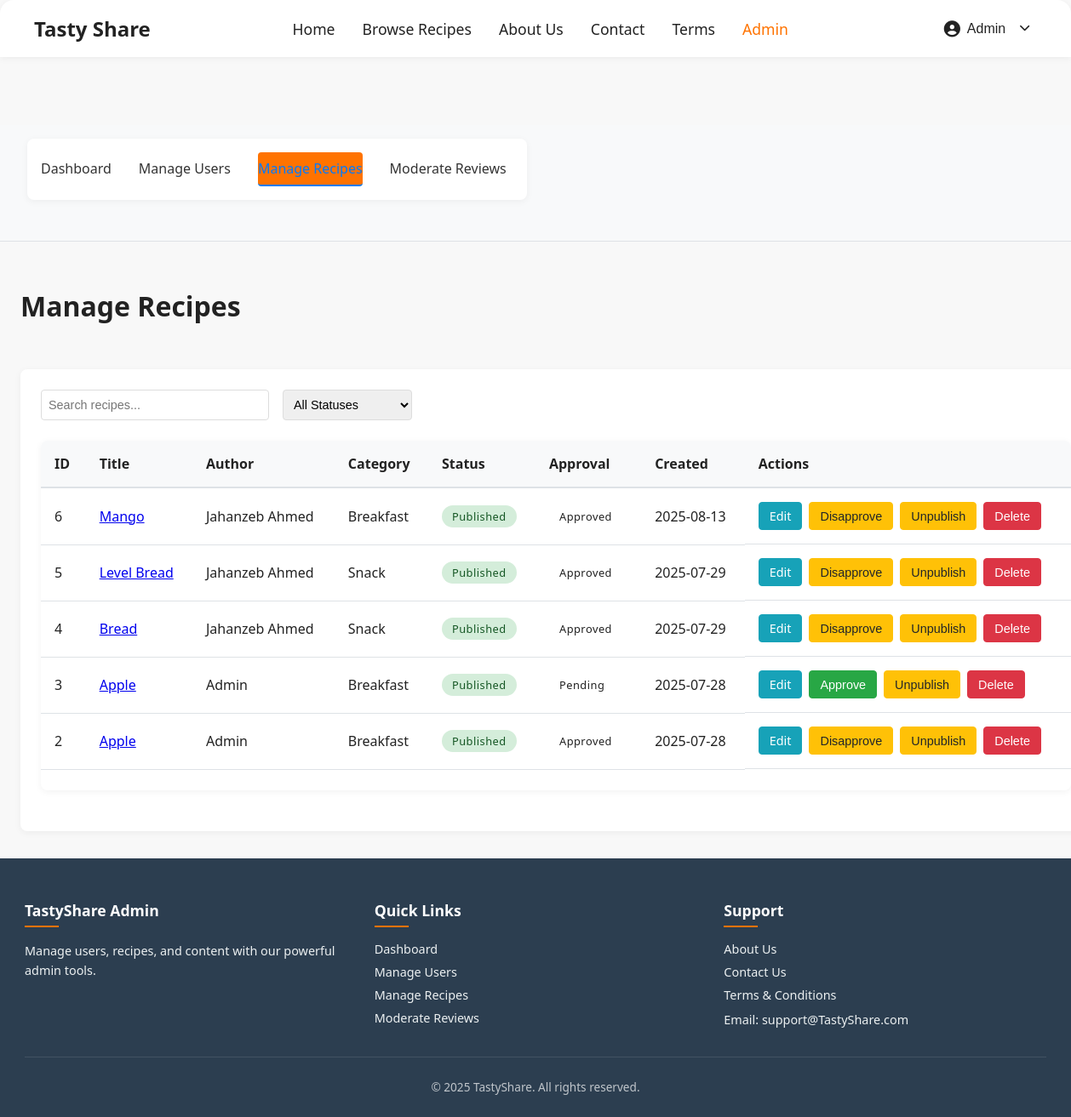
Page /admin/recipes (signed in) on the committed database.
### models.py (models this page shows)
class User(db.Model):
    id = db.Column(db.Integer, primary_key=True)
    email = db.Column(db.String(120), unique=True, nullable=False)
    password = db.Column(db.String(200), nullable=False)
    role = db.Column(db.String(10), default='User')
    name = db.Column(db.String(100))
    blocked = db.Column(db.Boolean, default=False)

class Recipe(db.Model):
    id = db.Column(db.Integer, primary_key=True)
    title = db.Column(db.String(200), nullable=False)
    description = db.Column(db.Text, nullable=False)
    ingredients = db.Column(db.Text, nullable=False)
    steps = db.Column(db.Text, nullable=False)
    category = db.Column(db.String(50))
    cooking_time = db.Column(db.Integer)
    servings = db.Column(db.Integer)
    difficulty = db.Column(db.String(20))
    image_url = db.Column(db.String(300))
    user_id = db.Column(db.Integer, db.ForeignKey('user.id'))
    user = db.relationship('User', backref='recipes')
    approved = db.Column(db.Boolean, default=False)
    dietary_preference = db.Column(db.String(20))
    popularity = db.Column(db.Integer, default=0)
    created_at = db.Column(db.DateTime, default=datetime.utcnow)
    is_published = db.Column(db.Boolean, default=True)
    is_reported = db.Column(db.Boolean, default=False)

### app.py (the view)
@app.route('/admin/recipes')
@admin_required
def admin_recipes():
    status = request.args.get('status', 'all')
    query = Recipe.query.options(db.joinedload(Recipe.user))
    if status == 'published':
        query = query.filter(Recipe.is_published == True)
    elif status == 'draft':
        query = query.filter(Recipe.is_published == False)
    elif status == 'reported':
        query = query.filter(Recipe.is_reported == True)
    recipes = query.order_by(Recipe.created_at.desc()).all()
    return render_template('admin_recipes.html', recipes=recipes, now=datetime.utcnow())

### app.py (called while the page is built, shortened)
@app.context_processor
def inject_user():
    from flask_jwt_extended import get_jwt_identity
    from datetime import datetime
    context = {
        'logged_in': False,
        'user_name': None,
        'csrf_token': generate_csrf,
        'now': datetime.utcnow(),
        'current_user': None
    }
    if 'user_id' in session:
        user = User.query.get(session['user_id'])
        if user:
            user.is_authenticated = True
            context.update({
                'logged_in': True,
                'user_name': user.name,
                'current_user': user
            })
    return context

### templates/admin_recipes.html (shortened to what this page needs)
{% extends "admin_base.html" %}
{% block admin_content %}
<div class="admin-header">
    <h1>Manage Recipes</h1>
</div>
    <div class="admin-section">
        <div class="admin-filters">
            <input type="text" id="searchInput" placeholder="Search recipes..." class="form-control">
            <select id="statusFilter" class="form-control">
                <option value="all">All Statuses</option>
            </select>
        </div>
        <div class="table-responsive">
            <table class="admin-table">
                <thead>
                    <tr>
                        <th>ID</th>
                        <th>Title</th>
                        <th>Author</th>
                        <th>Category</th>
                        <th>Status</th>
                        <th>Approval</th>
                        <th>Created</th>
                        <th>Actions</th>
                    </tr>
                </thead>
                <tbody>
                    {% for recipe in recipes %}
                    <tr data-status="{{ 'published' if recipe.is_published else 'draft' }}"
                        data-approval="{{ 'approved' if recipe.approved else 'pending' }}"
                        data-title="{{ recipe.title|lower }}">
                        <td>{{ recipe.id }}</td>
                        <td>
                            <a href="{{ url_for('recipe_detail', recipe_id=recipe.id) }}" target="_blank">
                                {{ recipe.title }}
                            </a>
                        </td>
                        <td>{{ recipe.user.name if recipe.user else 'Unknown' }}</td>
                        <td>{{ recipe.category if recipe.category else 'Uncategorized' }}</td>
                        <td>
                            {% if recipe.is_reported %}
                                <span class="status-badge status-reported">Reported</span>
                            {% elif recipe.is_published %}
                                <span class="status-badge status-published">Published</span>
                            {% else %}
                                <span class="status-badge status-draft">Draft</span>
                            {% endif %}
                        </td>
                        <td>
                            {% if recipe.approved %}
                                <span class="status-badge status-approved">Approved</span>
                            {% else %}
                                <span class="status-badge status-pending">Pending</span>
                            {% endif %}
                        </td>
                        <td>{{ recipe.created_at.strftime('%Y-%m-%d') }}</td>
                        <td class="actions">
                            <a href="{{ url_for('edit_recipe', recipe_id=recipe.id) }}" class="btn btn-edit">
                                Edit
                            </a>
                            {% if recipe.approved %}
                                <button onclick="updateApprovalStatus('{{ recipe.id }}', false)" class="btn btn-warning">
                                    Disapprove
                                </button>
                            {% else %}
                                <button onclick="updateApprovalStatus('{{ recipe.id }}', true)" class="btn btn-success">
                                    Approve
                                </button>
                            {% endif %}
                            {% if recipe.is_published %}
                                <button onclick="updateRecipeStatus('{{ recipe.id }}', false)" class="btn btn-warning">
                                    Unpublish
                                </button>
                            {% else %}
                                <button onclick="updateRecipeStatus('{{ recipe.id }}', true)" class="btn btn-success">
                                    Publish
                                </button>
                            {% endif %}
                            <button onclick="deleteRecipe('{{ recipe.id }}')" class="btn btn-delete">
                                Delete
                            </button>
                        </td>
                    </tr>
                    {% else %}
                    <tr>
                        <td colspan="8" style="text-align: center;">No recipes found</td>
                    </tr>
                    {% endfor %}
                </tbody>
            </table>
        </div>
    </div>
{% endblock %}

### templates/base.html (shortened to what this page needs)
<!DOCTYPE html>
<html lang="en">
<head>
    <link rel="stylesheet" href="/static/style.css">
    <link rel="stylesheet" href="https://cdnjs.cloudflare.com/ajax/libs/font-awesome/6.4.0/css/all.min.css">
    {% block extra_css %}{% endblock %}
</head>
<body>
    <header class="navbar">
        <div class="logo">
            <a href="{{ url_for('home') }}" style="text-decoration: none; color: inherit;">
                <span>Tasty Share</span>
            </a>
        </div>
        <nav>
            <a href="{{ url_for('home') }}" {% if request.endpoint == 'home' %}class="active"{% endif %}>Home</a>
            <a href="{{ url_for('recipes') }}" {% if request.endpoint == 'recipes' %}class="active"{% endif %}>Browse Recipes</a>
            <a href="{{ url_for('about') }}" {% if request.endpoint == 'about' %}class="active"{% endif %}>About Us</a>
            <a href="{{ url_for('contact') }}" {% if request.endpoint == 'contact' %}class="active"{% endif %}>Contact</a>
            <a href="{{ url_for('terms') }}" {% if request.endpoint == 'terms' %}class="active"{% endif %}>Terms</a>
            {% if current_user.is_authenticated and current_user.role == 'Admin' %}
            <a href="{{ url_for('admin_dashboard') }}" {% if request.path.startswith('/admin') %}class="active"{% endif %}>Admin</a>
            {% endif %}
        </nav>
        {% if current_user.is_authenticated %}
        <div class="user-menu">
            <button class="user-menu-btn" onclick="toggleDropdown()">
                <i class="fas fa-user-circle"></i>
                <a href="{{ url_for('profile') }}" style="color: inherit; text-decoration: none;">
                    <span>{{ current_user.name or 'My Account' }}</span>
                </a>
                <i class="fas fa-chevron-down" style="font-size: 0.8rem; margin-left: 0.5rem;"></i>
            </button>
        </div>
        {% else %}
        <a href="{{ url_for('login') }}" class="login-btn">
            <i class="fas fa-sign-in-alt"></i> Login
        </a>
        {% endif %}
    </header>
    <main class="container">
        {% block content %}{% endblock %}
    </main>
    {% block footer %}{% endblock %}
</body>
</html>

### static/style.css (style rules this page uses)
body { font-family: 'Segoe UI', Arial, sans-serif; margin: 0; padding: 0; background: #f8f8f8; color: #222; }
.navbar { display: flex; align-items: center; justify-content: space-between; background: #fff; padding: 1rem 2rem; box-shadow: 0 2px 8px rgba(0, 0, 0, 0.05); border-radius: 16px 16px 0 0; }
.logo { display: flex; align-items: center; font-size: 1.5rem; font-weight: bold; color: #222; gap: 0.5rem; }
.navbar nav { display: flex; gap: 2rem; }
.navbar nav a { text-decoration: none; color: #222; font-weight: 500; font-size: 1.1rem; transition: color 0.2s; }
.navbar nav a.active, .navbar nav a:hover { color: #ff7300; }
.user-menu { position: relative; display: inline-block; }
.user-menu-btn { display: flex; align-items: center; gap: 0.5rem; background: none; border: none; color: #222; font-size: 1rem; font-weight: 500; cursor: pointer; padding: 0.5rem 1rem; border-radius: 6px; transition: background-color 0.2s; }
.user-menu-btn i { font-size: 1.2rem; }
.btn { display: inline-flex; align-items: center; gap: 0.5rem; padding: 0.9rem 2rem; border-radius: 10px; font-size: 1.1rem; font-weight: 500; text-decoration: none; border: 2px solid transparent; transition: background 0.2s, color 0.2s, border 0.2s; cursor: pointer; }
.status-badge { display: inline-block; padding: 0.25rem 0.75rem; border-radius: 50px; font-size: 0.8rem; font-weight: 500; text-transform: capitalize; }
body { display: flex; flex-direction: column; min-height: 100vh; }
.container { flex: 1; }

### static/css/admin.css (style rules this page uses)
body { min-height: 100vh; display: flex; flex-direction: column; background: #f8f8f8; }
.navbar { z-index: 1000; position: relative; }
main { margin-top: 80px; }
.admin-header { display: flex; justify-content: space-between; align-items: center; margin-bottom: 2rem; }
.admin-section { background: #fff; border-radius: 8px; padding: 1.5rem; margin-bottom: 2rem; box-shadow: 0 2px 8px rgba(0,0,0,0.05); }
.admin-table { width: 100%; border-collapse: collapse; margin-bottom: 1rem; }
.admin-table th, .admin-table td { padding: 0.75rem; text-align: left; border-bottom: 1px solid #eee; }
.admin-table th { background-color: #f8f8f8; font-weight: 600; }
.status-badge { padding: 0.25rem 0.5rem; border-radius: 12px; font-size: 0.75rem; font-weight: 600; text-transform: uppercase; letter-spacing: 0.5px; display: inline-block; }
.table-responsive { overflow-x: auto; -webkit-overflow-scrolling: touch; }
body { display: flex; flex-direction: column; min-height: 100vh; }
main { flex: 1; }
.status-badge { display: inline-block; padding: 0.25rem 0.75rem; border-radius: 50px; font-size: 0.8rem; font-weight: 500; text-transform: capitalize; }
.actions { white-space: nowrap; display: flex; gap: 0.5rem; flex-wrap: wrap; }
.admin-filters { display: flex; gap: 1rem; margin-bottom: 1.5rem; flex-wrap: wrap; }
.admin-filters .form-control { padding: 0.5rem; border: 1px solid #ddd; border-radius: 4px; font-size: 0.9rem; }
.admin-filters input[type="text"] { min-width: 250px; }
.status-badge { padding: 0.25rem 0.75rem; border-radius: 50px; font-size: 0.8rem; font-weight: 500; text-transform: capitalize; display: inline-block; }
.status-published { background-color: #d4edda; color: #155724; }
.btn { display: inline-block; padding: 0.375rem 0.75rem; border: 1px solid transparent; border-radius: 4px; font-size: 0.9rem; font-weight: 500; text-align: center; white-space: nowrap; vertical-align: middle; cursor: pointer; transition: all 0.2s ease-in-out; text-decoration: none; }
.btn-success { background-color: #28a745; color: white; border-color: #28a745; }
.btn-warning { background-color: #ffc107; color: #212529; border: 1px solid #ffc107; }
.btn-delete { background-color: #dc3545; color: white; border-color: #dc3545; }
.btn-edit { background-color: #17a2b8; color: white; border-color: #17a2b8; text-decoration: none; display: inline-flex; align-items: center; justify-content: center; padding: 0.375rem 0.75rem; font-size: 0.9rem; border-radius: 4px; }
.admin-table { width: 100%; border-collapse: collapse; margin-bottom: 1.5rem; }
.admin-table th { background-color: #f8f9fa; font-weight: 600; text-align: left; padding: 1rem; border-bottom: 2px solid #dee2e6; }
.admin-table td { padding: 1rem; border-bottom: 1px solid #dee2e6; vertical-align: middle; }
.table-responsive { overflow-x: auto; -webkit-overflow-scrolling: touch; margin-bottom: 1.5rem; border-radius: 8px; box-shadow: 0 2px 8px rgba(0, 0, 0, 0.05); }

### rows in the picture
User: name "Admin"
Recipe: id "6", title "Mango", user "Jahanzeb Ahmed", category "Breakfast", is_reported "Published", approved "Approved", created_at "2025-08-13"
Recipe: id "5", title "Level Bread", user "Jahanzeb Ahmed", category "Snack", is_reported "Published", approved "Approved", created_at "2025-07-29"
Recipe: id "4", title "Bread", user "Jahanzeb Ahmed", category "Snack", is_reported "Published", approved "Approved", created_at "2025-07-29"
Recipe: id "3", title "Apple", user "Admin", category "Breakfast", is_reported "Published", approved "Pending", created_at "2025-07-28"
Recipe: id "2", title "Apple", user "Admin", category "Breakfast", is_reported "Published", approved "Approved", created_at "2025-07-28"
